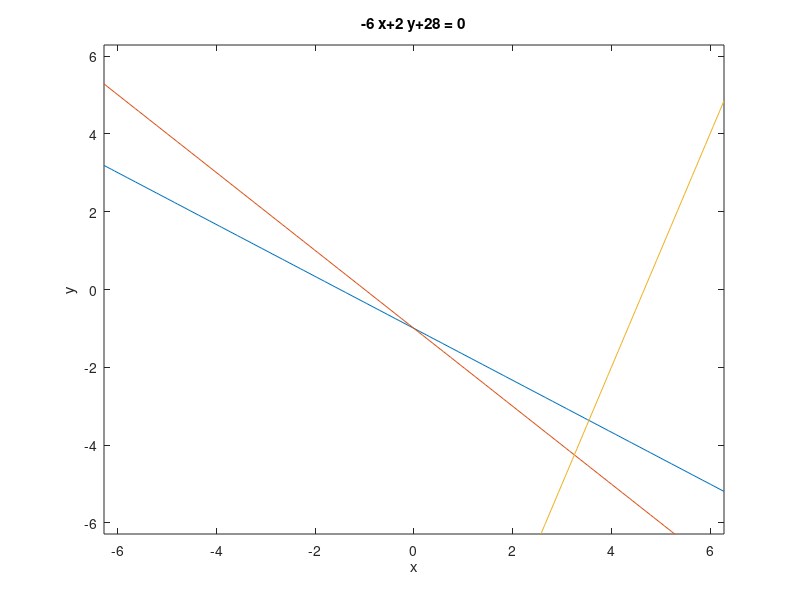

MATLAB code to generate this figure:
%ezplot('(x+y)^2-8*x')
ezplot("x+(3/2)*y+3/2")
hold on
ezplot("x+y+1")
hold on
ezplot("-6*x+2*y+28")
hold on
return
ezplot('s2/2 - s1/2 - (s1 + s2)^2/36 + 11/4')
hold on
ezplot('(27*s1)/44 - (51*s2)/88 + (s1 + (3*s2)/2)^2/44 - 591/176')
hold on
return

(27*s1)/44 - (51*s2)/88 + (s1 + (3*s2)/2)^2/44 - 591/176 
s2/2 - s1/2 - (s1 + s2)^2/36 + 11/4 
(51*s2)/88 - (27*s1)/44 - (s1 + (3*s2)/2)^2/44 + 591/176 <= 0

%ezplot('x-y-2')
%hold on
%ezplot('-x+y')
%hold on
ezplot('8*x-(x+y)^2')
hold on
ezplot("x-y+1")
%ezplot("y-1")
hold on
ezplot("y+x-2")
hold on
ezplot("y+x")
hold on
